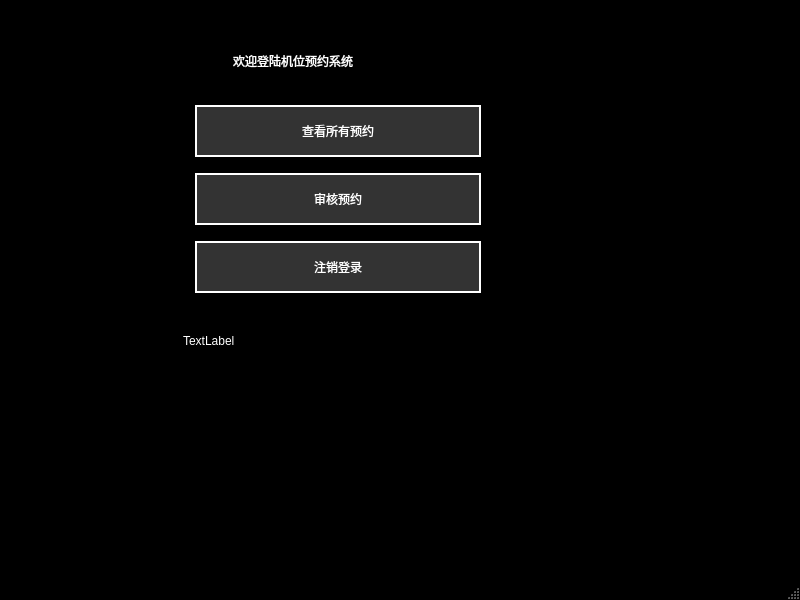
<?xml version="1.0" encoding="UTF-8"?>
<ui version="4.0">
 <class>teacher_ability_window</class>
 <widget class="QMainWindow" name="teacher_ability_window">
  <property name="geometry">
   <rect>
    <x>0</x>
    <y>0</y>
    <width>800</width>
    <height>600</height>
   </rect>
  </property>
  <property name="windowTitle">
   <string>MainWindow</string>
  </property>
  <property name="styleSheet">
   <string notr="true">QMainWindow {
    background-color: black;
}

QLabel {
    color: white;
    font: 16pt &quot;微软雅黑&quot;;
    margin: 10px;
}

QPushButton {
    background-color: #333333;
    color: white;
    border: 2px solid white;
    padding: 15px;
    font: 14pt &quot;微软雅黑&quot;;
    min-width: 250px;
    margin: 5px;
}

QPushButton:hover {
    background-color: #555555;
    border: 2px solid #00ff00;
}

QPushButton:pressed {
    background-color: #777777;
}</string>
  </property>
  <widget class="QWidget" name="centralwidget">
   <widget class="QLabel" name="label_time">
    <property name="geometry">
     <rect>
      <x>170</x>
      <y>310</y>
      <width>401</width>
      <height>61</height>
     </rect>
    </property>
    <property name="text">
     <string>TextLabel</string>
    </property>
   </widget>
   <widget class="QLabel" name="label_title">
    <property name="geometry">
     <rect>
      <x>220</x>
      <y>30</y>
      <width>301</width>
      <height>61</height>
     </rect>
    </property>
    <property name="text">
     <string>欢迎登陆机位预约系统</string>
    </property>
   </widget>
   <widget class="QWidget" name="gridLayoutWidget">
    <property name="geometry">
     <rect>
      <x>190</x>
      <y>100</y>
      <width>296</width>
      <height>199</height>
     </rect>
    </property>
    <layout class="QGridLayout" name="gridLayout">
     <item row="0" column="0">
      <widget class="QPushButton" name="pushButton_checkAllOrder">
       <property name="text">
        <string>查看所有预约</string>
       </property>
      </widget>
     </item>
     <item row="1" column="0">
      <widget class="QPushButton" name="pushButton_volidOrder">
       <property name="text">
        <string>审核预约</string>
       </property>
      </widget>
     </item>
     <item row="2" column="0">
      <widget class="QPushButton" name="pushButton_exit">
       <property name="text">
        <string>注销登录</string>
       </property>
      </widget>
     </item>
    </layout>
   </widget>
  </widget>
  <widget class="QMenuBar" name="menubar">
   <property name="geometry">
    <rect>
     <x>0</x>
     <y>0</y>
     <width>800</width>
     <height>17</height>
    </rect>
   </property>
  </widget>
  <widget class="QStatusBar" name="statusbar"/>
 </widget>
 <resources/>
 <connections/>
</ui>
